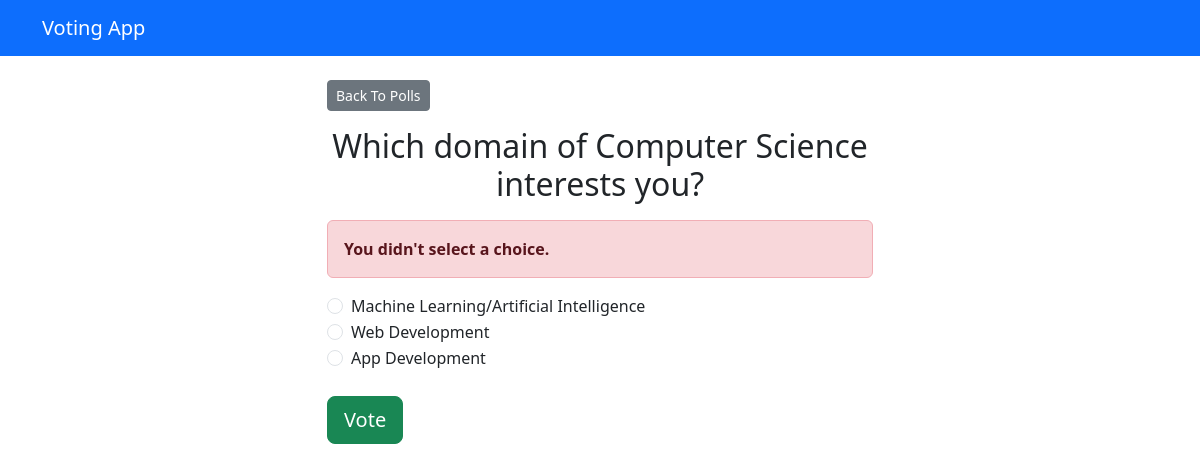
/polls/2/vote/, run on the app's committed database.
### polls/models.py (models this page shows, shortened)
class Question(models.Model):
    question_text = models.CharField(max_length=200)
    publish_date = models.DateTimeField('date published')

class Choice(models.Model):
    question = models.ForeignKey(Question, on_delete=models.CASCADE)
    choice_text = models.CharField(max_length=200)
    votes = models.IntegerField(default=0)

### polls/views.py (the view)
# urls.py: path('<int:question_id>/vote/', views.vote, name='vote'),
def vote(request, question_id):
    question = get_object_or_404(Question, pk=question_id)
    try:
        selected_choice = question.choice_set.get(pk=request.POST['choice'])
    except (KeyError, Choice.DoesNotExist):
        return render(request, 'polls/detail.html', {
            'question': question,
            'error_message': "You didn't select a choice.",
        })
    else:
        selected_choice.votes += 1
        selected_choice.save()
        return HttpResponseRedirect(reverse('polls:results', args=(question.id,)))

### templates/polls/detail.html (shortened to what this page needs)
{% extends "polls/base.html" %}
{% block content %}
<a class="btn btn-secondary btn-sm mb-3" href="{% url 'polls:index' %}">Back To Polls</a>
<h2 class="text-center mb-3">{{ question.question_text }}</h2>
{% if error_message %}
<p class="alert alert-danger">
	<strong>{{ error_message }}</strong>
</p>
{% endif %}
<form action="{% url 'polls:vote' question.id %}" method="post">
	{% for choice in question.choice_set.all %}
		<div class="form-check">
			<input
				type="radio"
				name="choice"
				class="form-check-input"
				id="choice{{ forloop.counter }}"
				value="{{ choice.id }}"
			/>
			<label for="choice{{ forloop.counter }}">{{ choice.choice_text }}</label
			>
		</div>
	{% endfor %}
	<input type="submit" value="Vote" class="btn btn-success btn-lg btn-block mt-4" />
</form>
{% endblock %}

### data on the page
Question: question_text "Which domain of Computer Science interests you?"
Choice: choice_text "Machine Learning/Artificial Intelligence"
Choice: choice_text "Web Development"
Choice: choice_text "App Development"

### other printed values
{{ error_message }} "You didn't select a choice."
